Frame 1 (no input): blank canvas, image omitted
Frame 60 (the mouse pressed at the canvas centre just before this capture): blank canvas, image omitted
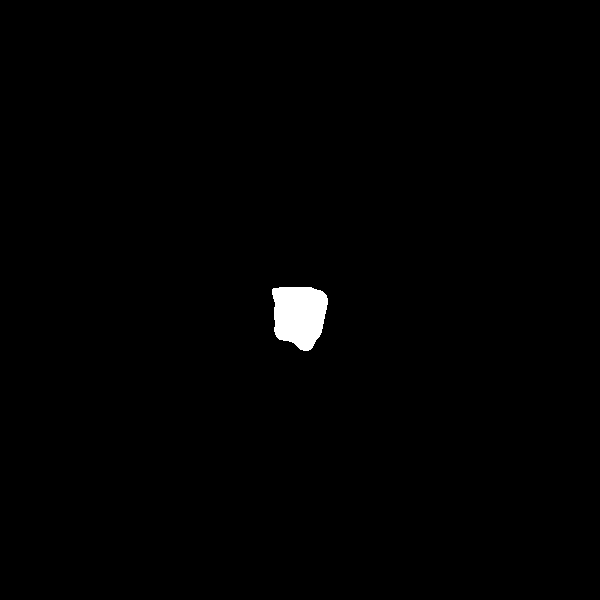
Frame 120 (the mouse held since frame 60 and released just before this capture)

The Processing sketch whose frames 1 and 60 were blank and that drew this single picture after the mouse press (run headless with seeded random() and noise(); from frame 60 on, the mouse is pressed at the canvas centre):

// Processing sketch: sketch_128
// ── sketch_128.pde
// fun programming #128
// fun with filters part two animated blobs

void setup() {
  size(600, 600);
  background(0);
  stroke(255);
  fill(255);
  textSize(80);
}

void draw() {


	// fills with white
	if(mousePressed) {

//		short hand if statements
//		fill(keyPressed ? 255 : 0);		
		
		if(keyPressed) {
			fill(0);

		// shift click to fill with black
		} else {
			fill(255);
		}


		// chooses char between 65 & 90 converts to a int asigns mouse positions
		text(char(int(random(65,90))), mouseX-30, mouseY+40);
	}
	  filter(BLUR, 2);
	  filter(THRESHOLD);
}
